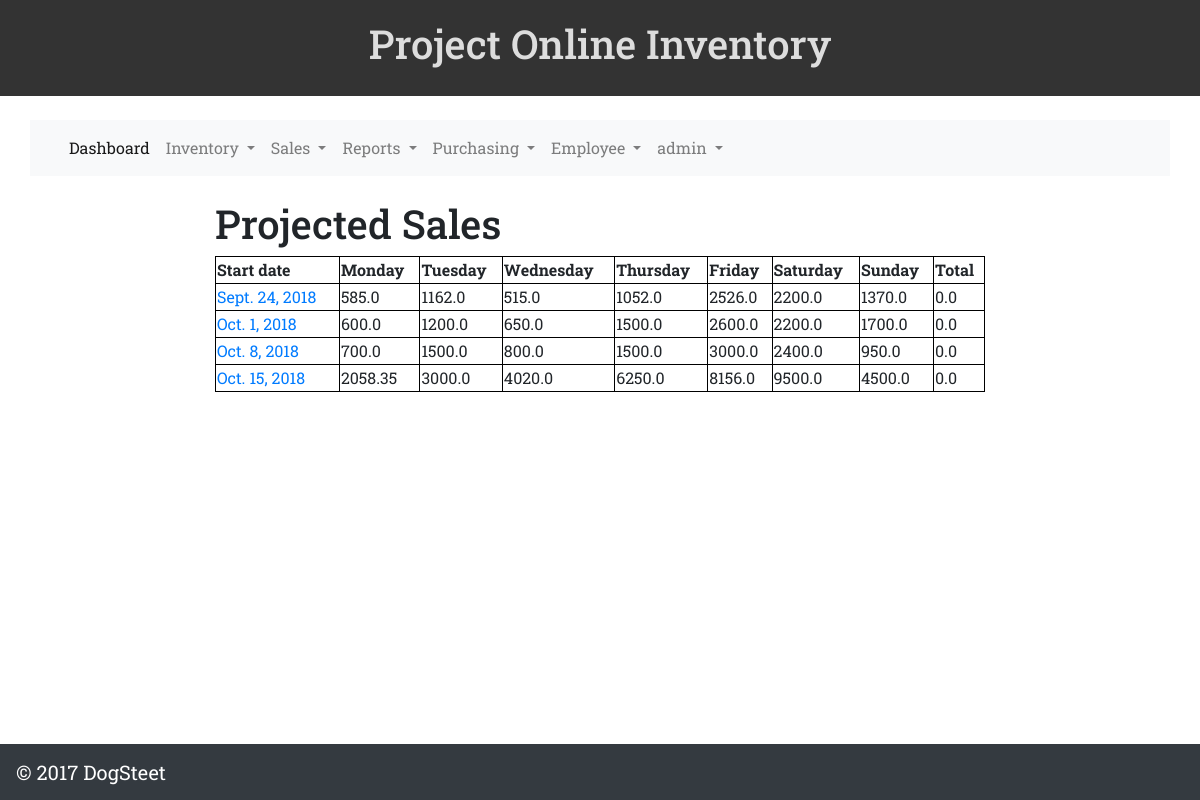
Page /projected-sales (signed in) on the committed database.
### user/models.py (models this page shows, shortened)
class ForcastedSalesProfile(models.Model):
    class Meta:
        verbose_name_plural = 'Forcasted Sales'
    date_start = models.DateField()
    date_end = models.DateField()
    monday = models.FloatField(default=0)
    tuesday = models.FloatField(default=0)
    wednesday = models.FloatField(default=0)
    thursday = models.FloatField(default=0)
    friday = models.FloatField(default=0)
    saturday = models.FloatField(default=0)
    sunday = models.FloatField(default=0)
    total = models.FloatField(default=0)

### user/views.py (the view)
# urls.py: path('projected-sales', views.projected_sales, name='projected-sales'),
@login_required
def projected_sales(request, **kwargs):
    sales_view = ForcastedSalesProfile.objects.all()
    projected_sales_sum = ForcastedSalesProfile.objects.aggregate(total_sum=Sum('total'))
    args = {
        'user': request.user,
        'sales_view': sales_view,
        'projected_sales_sum': projected_sales_sum,
    }
    return render(request, 'sales/projected_sales.html', args)

### user/templates/sales/projected_sales.html (shortened to what this page needs)
{% extends 'base/base.html' %}
{% load static %}
{% block body %}
<section class='container-fluid col-xl-8'>
  	<table width=100%>
      <h1> Projected Sales</h1>
  		<tbody>
  			<tr>
  				<th>Start date</th>
  				<th>Monday</th>
  				<th>Tuesday</th>
  				<th>Wednesday</th>
          <th>Thursday</th>
          <th>Friday</th>
          <th>Saturday</th>
          <th>Sunday</th>
          <th>Total</th>
  			</tr>
        <tr>
          {% for sales in sales_view %} {% for sum in projected_sales_sum.values %}
  			  <td><a href='edit-projected-sales/{{ sales.id }}'>{{ sales.date_start }}</a></td>
  			  <td>{{ sales.monday }}</td>
  			  <td>{{ sales.tuesday }}</td>
  			  <td>{{ sales.wednesday }}</td>
  			  <td>{{ sales.thursday }}</td>
          <td>{{ sales.friday }}</td>
          <td>{{ sales.saturday }}</td>
          <td>{{ sales.sunday }}</td>
          <td>{{ sum }}</td>
        </tr>
        {% endfor sales %} {% endfor sum %}
  		</tbody>
  	</table>
</section>
{% endblock body %}

### user/templates/base/base.html (shortened to what this page needs)
{% load static %}
{% block head %}
<!doctype html>
<html lang="en">
  <head>
    <link rel="stylesheet" href="https://maxcdn.bootstrapcdn.com/bootstrap/4.0.0-beta.3/css/bootstrap.min.css">
    <link rel="stylesheet" href="{% static 'user/css/resstyle.css' %}" type="text/css" />
{% endblock %}
  </head>
  <body>
{% block header %}
    <header class="container-fluid">
      <h1>Project Online Inventory</h1>
    </header>
{% endblock %}
{% if user.is_authenticated %}
{% block navbar %}
<navbar class="container-fluid">
<div class="container-fluid">
  <div class="navbar-wrapper">
    <div class="container-fluid">
        <nav class="navbar navbar-light bg-light navbar-expand-sm navbar-inverse">
          <div class="container-fluid">
              <div class="collapse navbar-collapse" id="navbar">
                <ul class="navbar-nav mr-auto">
                  <li class="nav-item active">
                    <a class="nav-link" href="dashboard">Dashboard<span class="sr-only">(current)</span></a>
                  </li>
                  <li class="nav-item dropdown">
                   <a class="nav-link dropdown-toggle"
                     href="#" id="navbarDropdown"
                     role="button"
                     data-toggle="dropdown"
                     aria-haspopup="true"
                     aria-expanded="false">
                    Inventory
                  </a>
                  <li class="nav-item dropdown">
                   <a class="nav-link dropdown-toggle"
                     href="#" id="navbarDropdown"
                     role="button"
                     data-toggle="dropdown"
                     aria-haspopup="true"
                     aria-expanded="false">
                    Sales
                  </a>
                  <li class="nav-item dropdown">
                  <a class="nav-link dropdown-toggle"
                     href="#" id="navbarDropdown"
                     role="button"
                     data-toggle="dropdown"
                     aria-haspopup="true"
                     aria-expanded="false">
                    Reports
                  </a>
                  <li class="nav-item dropdown">
                   <a class="nav-link dropdown-toggle"
                     href="#" id="navbarDropdown"
                     role="button"
                     data-toggle="dropdown"
                     aria-haspopup="true"
                     aria-expanded="false">
                    Purchasing
                  </a>
                  <li class="nav-item dropdown">
                   <a class="nav-link dropdown-toggle"
                     href="employee" id="navbarDropdown"
                     role="button"
                     data-toggle="dropdown"
                     aria-haspopup="true"
                     aria-expanded="false">
                    Employee
                  </a>
                  <li class="nav-item dropdown">
                  <a class="nav-link dropdown-toggle"
                     href="{{ user }}" id="navbarDropdown"
                     role="button"
                     data-toggle="dropdown"
                     aria-haspopup="true"
                     aria-expanded="false">
                    {{ user }}
                  </a>
                </li>
            </li>
          </li>
        </ul>
    </div>
</div>
</nav>
</div>
</div>
</div>
</navbar>
{% endblock %}
{% endif %}
    <div class="container-fluid">
    <div class="row">
{% block body %}{% endblock %}
     </div>
 </div>
{% block footer %}
    <footer class="navbar fixed-bottom navbar-dark bg-dark">
        <a class="navbar-brand" href="#">&copy 2017 DogSteet</a>
    </footer>
{% endblock %}
  </body>
</html>

### user/static/user/css/resstyle.css (style rules this page uses)
body { font-family: 'Roboto Slab', serif; }
header, footer { background-color: #333; color: #ddd; padding: 20px; text-align: center; }

### user/templates/sales/projected_sales.html (style rules this page uses)
table, th, td { border: 1px solid black; }

### rows in the picture
ForcastedSalesProfile: date_start "Sept. 24, 2018", monday "585.0", tuesday "1162.0", wednesday "515.0", thursday "1052.0", friday "2526.0", saturday "2200.0", sunday "1370.0", values "0.0"
ForcastedSalesProfile: date_start "Oct. 1, 2018", monday "600.0", tuesday "1200.0", wednesday "650.0", thursday "1500.0", friday "2600.0", saturday "2200.0", sunday "1700.0", values "0.0"
ForcastedSalesProfile: date_start "Oct. 8, 2018", monday "700.0", tuesday "1500.0", wednesday "800.0", thursday "1500.0", friday "3000.0", saturday "2400.0", sunday "950.0", values "0.0"
ForcastedSalesProfile: date_start "Oct. 15, 2018", monday "2058.35", tuesday "3000.0", wednesday "4020.0", thursday "6250.0", friday "8156.0", saturday "9500.0", sunday "4500.0", values "0.0"

### other values in the picture
{{ user }} "admin"
